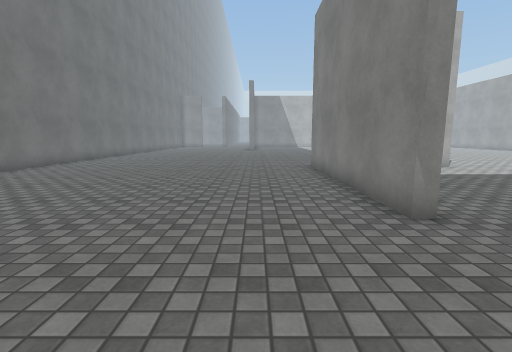
view 1 (above)

23 first-person views from a walk through a Unity game level. The camera is 1.3 m above the floor, tilts 8° down and sees 85° across. The floor is counted in squares, 1 m on a side. Each view is taken from the middle of a square. On the plan, view 1 faces up. The plan holds only what a view shows up to about 13 squares ahead; the rest is blank. The place goes on beyond the plan. The player is left out. Surface patterns are stand-ins for the level's own textures.

view 2
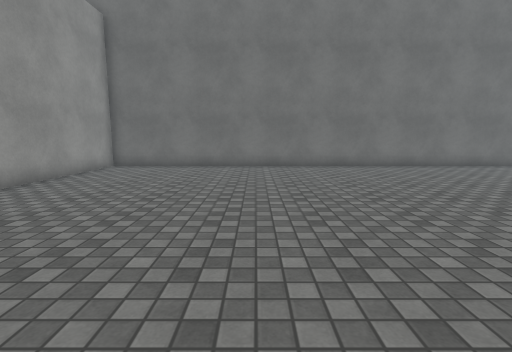

view 3
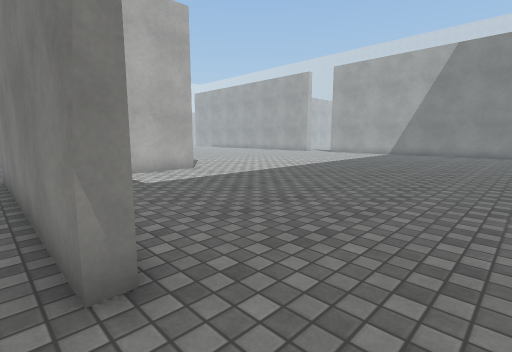

view 4
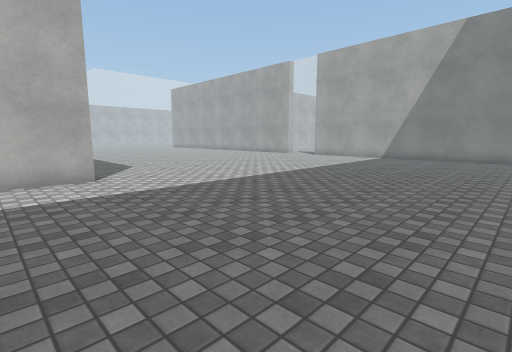

view 5
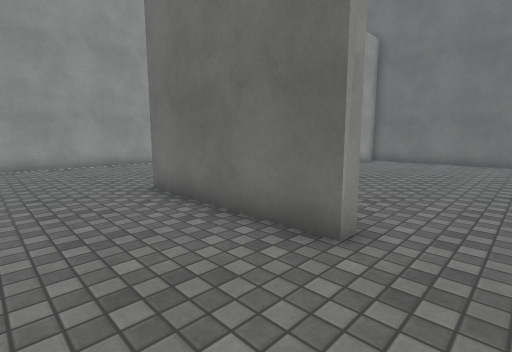

view 6
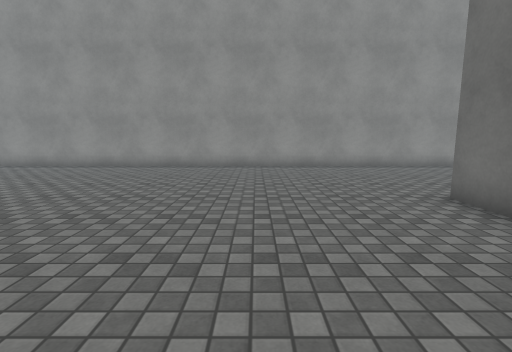

view 7
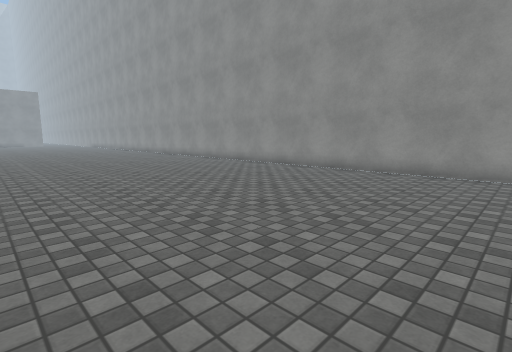

view 8
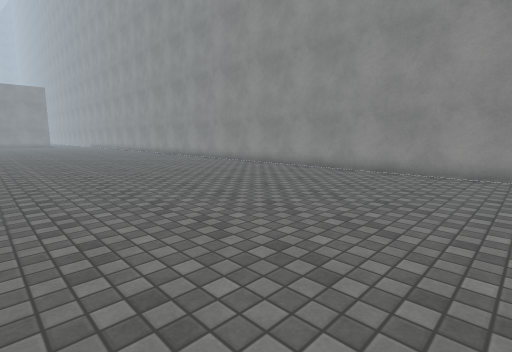

view 9
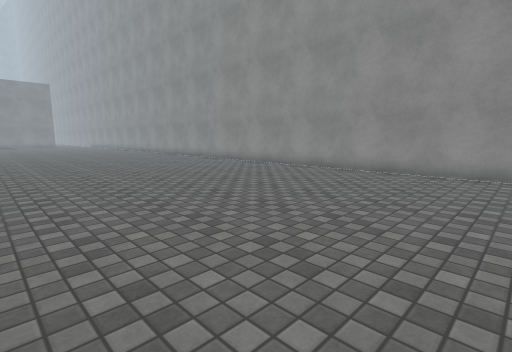

view 10
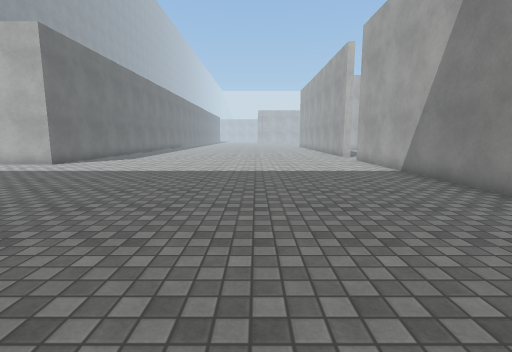

view 11
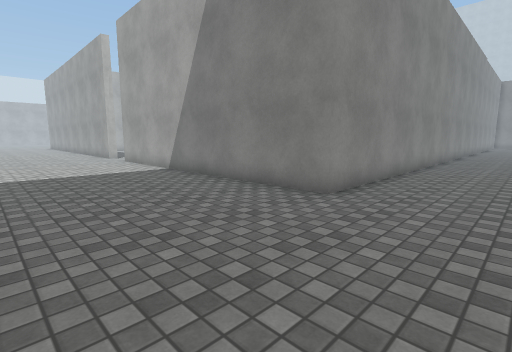

view 12
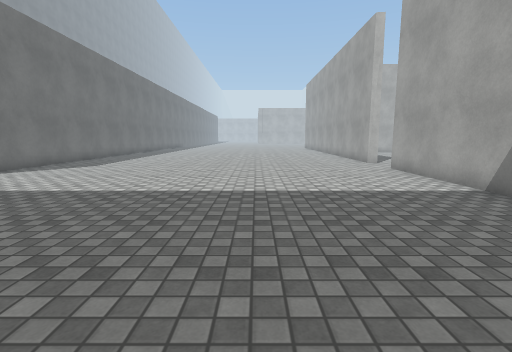

view 13
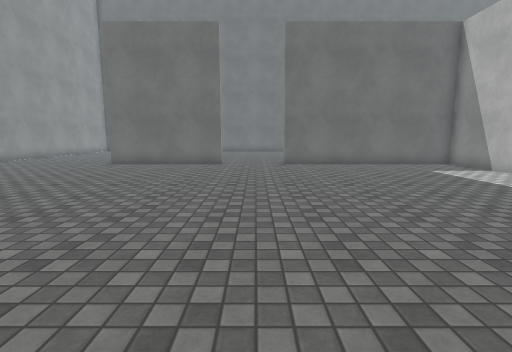

view 14
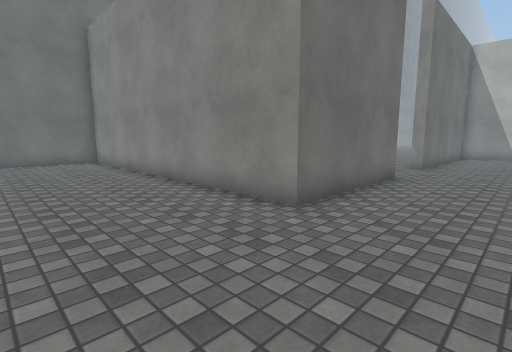

view 15
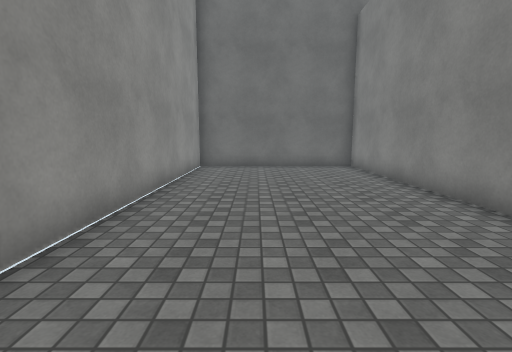

view 16
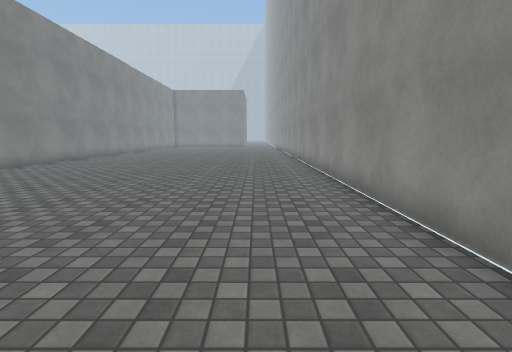

view 17
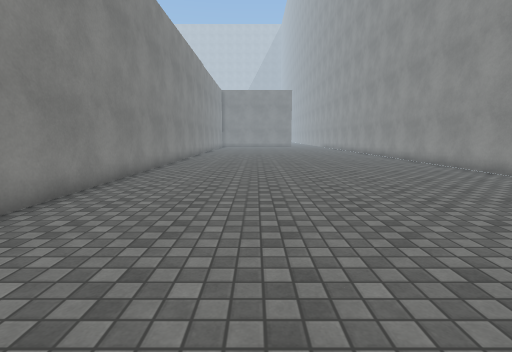

view 18
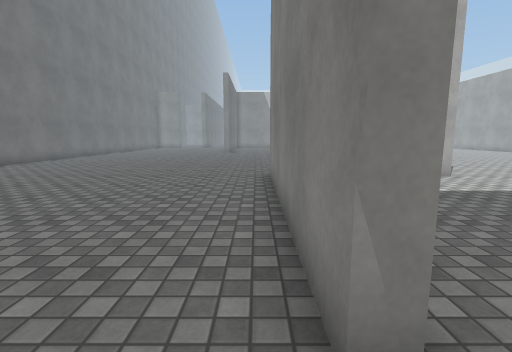

view 19
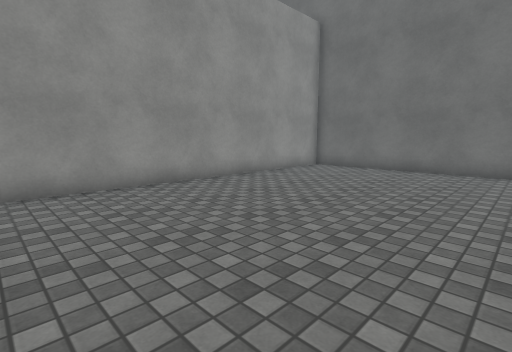

view 20
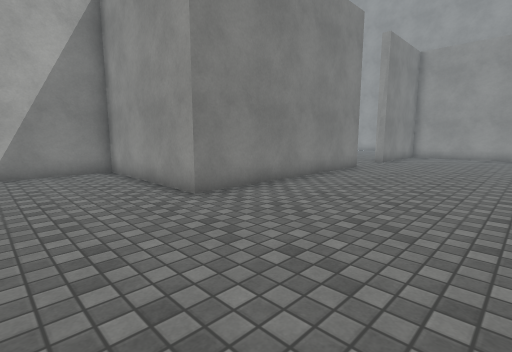

view 21
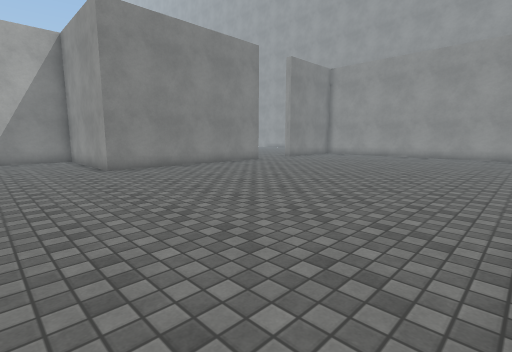

view 22
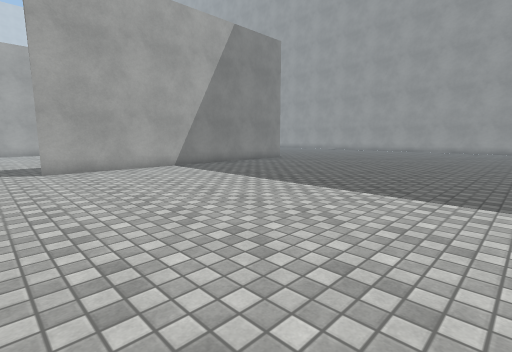

view 23
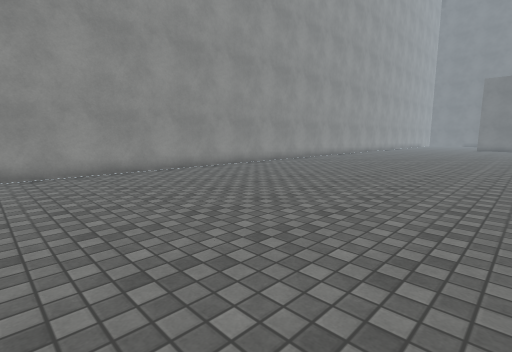

### Floor plan
Points are (right, up) in squares from view 1. A wall is a line through its corners. A room is listed if a view was taken in it or the views show most of it. See-through windows are left out.
Room 1 (views 1, 3, 18, 19, 20, 21)
walls: (2.5, 4.3) (2.5, 12.5) (8, 12.5) (8, 15.6); (-9.4, 16.2) (-9.4, -3.3) (1.8, -3.4)
ways out: opening at (3, 3) to room 2
Room 2 (views 2, 4, 5, 6, 7, 8, 9, 10, 11, 12, 13, 14, 15, 16, 17, 22, 23)
walls: (2.4, 1.4) (2.9, 1.4) (2.9, -3.8) (-9.4, -3.8) (-9.4, -10.5) (35.1, -10.5); (8.4, 16.2) (8.4, 12.1) (2.9, 12.1) (2.9, 4.3) (2.5, 4.3); (35.2, 2.2) (23.5, 2.3) (23.6, 14.6)
ways out: opening at (3, 3) to room 1; opening at (24, 15.5)

Where each view was taken, in squares from view 1:
view 1: 0 up, 0 right, facing up
view 2: 3 up, 3 right, facing left
view 3: 2 up, 2 right, facing up-right
view 4: 3 up, 6 right, facing up-right
view 5: 3 up, 6 right, facing down-left
view 6: 2 up, 7 right, facing down
view 7: 0 up, 11 right, facing down-right
view 8: 0 up, 16 right, facing down-right
view 9: 0 up, 19 right, facing down-right
view 10: 1 down, 18 right, facing up
view 11: 1 down, 18 right, facing up-right
view 12: 3 up, 18 right, facing up
view 13: 3 up, 16 right, facing left
view 14: 8 down, 6 right, facing up-left
view 15: 8 down, 3 right, facing left
view 16: 8 down, 22 right, facing right
view 17: 2 down, 22 right, facing right
view 18: 3 up, 2 right, facing up
view 19: 4 up, 2 right, facing down-left
view 20: 16 up, 3 left, facing down-right
view 21: 16 up, 9 left, facing down-right
view 22: 16 up, 12 right, facing down-right
view 23: 0 up, 35 right, facing down-left
